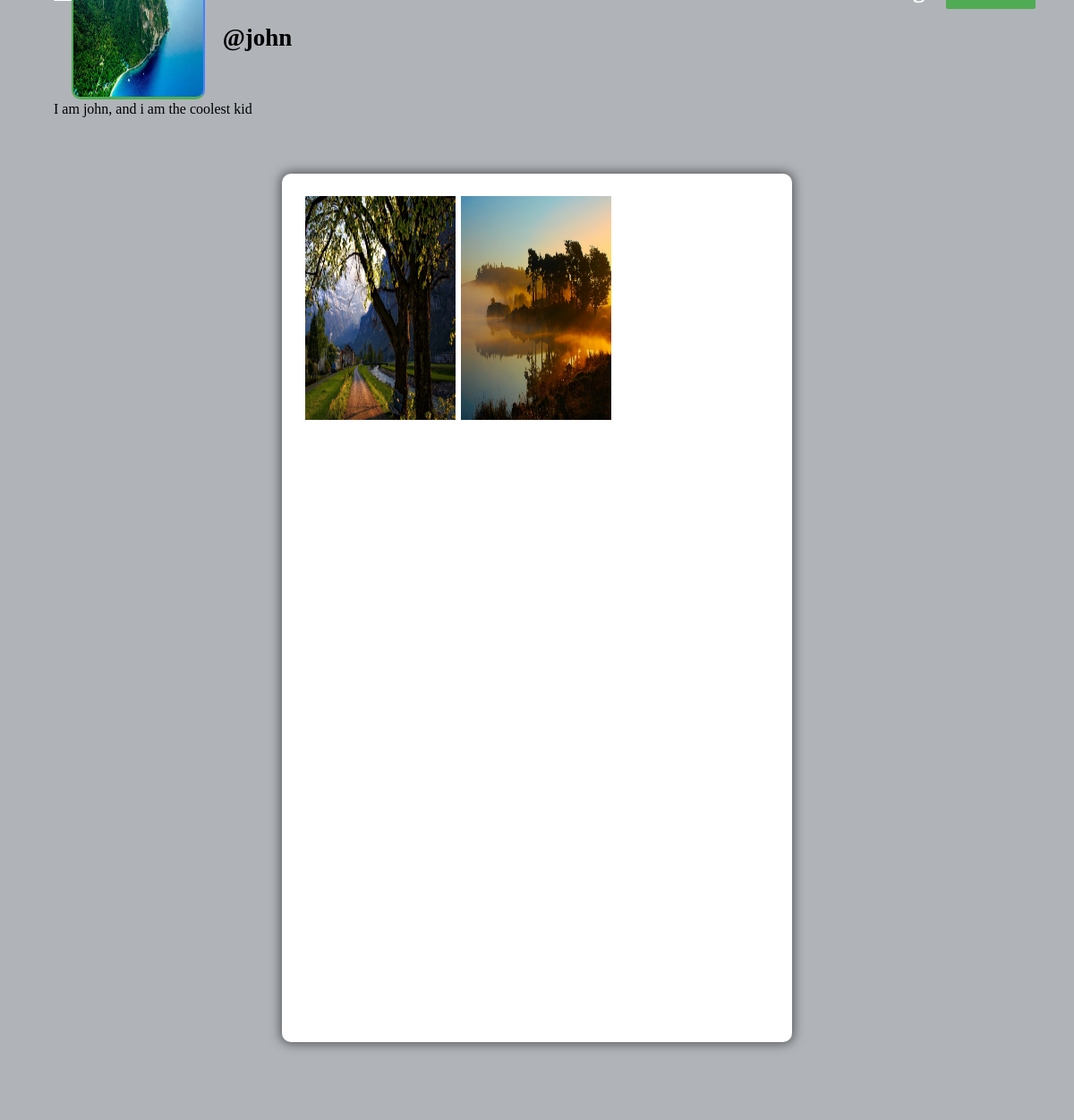
Page /profile/john (signed in) on the committed database.
### core/models.py (models this page shows, shortened)
class Profile(models.Model):
    user = models.ForeignKey(User, on_delete=models.CASCADE)
    id_user = models.IntegerField()
    bio = models.TextField(blank=True)
    profileimg = models.ImageField(upload_to='profile_images', default='blank-profile-picture.png')
    location = models.CharField(max_length=100, blank=True)

class Post(models.Model):
    id = models.UUIDField(primary_key=True, default=uuid.uuid4)
    user = models.CharField(max_length=100)
    image = models.ImageField(upload_to='post_images', blank=True, null=True, default='blank-profile-picture.png')
    caption = models.TextField()
    created_at = models.DateTimeField(default=datetime.now)
    no_of_likes = models.IntegerField(default=0)

### core/views.py (the view)
# urls.py: path('profile/<str:pk>', views.profile, name='profile'),
@login_required(login_url='signin')
def profile(request, pk):
    user_object = User.objects.get(username=pk)
    user_profile = Profile.objects.get(user=user_object)
    user_posts = Post.objects.filter(user=pk)
    user_post_length = len(user_posts)
    follower = request.user.username
    user = pk
    if FollowersCount.objects.filter(follower=follower, user=user).first():
        button_text = 'Unfollow'
    else:
        button_text = 'Follow'
    user_followers = len(FollowersCount.objects.filter(user=pk))
    user_following = len(FollowersCount.objects.filter(follower=pk))
    context = {
        'user_object': user_object,
        'user_profile': user_profile,
        'user_posts': user_posts,
        'user_post_length': user_post_length,
        'button_text': button_text,
        'user_followers': user_followers,
        'user_following': user_following,
    }
    return render(request, 'profile.html', context)

### templates/profile.html (shortened to what this page needs)
{% load static %}
<!DOCTYPE html>
<html lang="en">
<head>
    <link rel="stylesheet" href="{% static 'css/main.min.css' %}">
    <link rel="stylesheet" href="{% static 'css/style.css' %}">
    <link rel="stylesheet" href="{% static 'css/color.css' %}">
    <link rel="stylesheet" href="{% static 'css/responsive.css' %}">
</head>
<body>
	<section>
			<div class="feature-photo">
				<figure><img src="{% static 'images/resources/timeline-1.jpg' %}" alt=""></figure>
				<form action="/follow" method="POST">
					<div class="add-btn">
					{% if user_object.username == user.username %}
					<a href="/settings" data-ripple="">Account Settings</a>
					{% else %}
					<a data-ripple=""><button type="submit" style="background-color: #50ac54; border: #50ac54;">{{button_text}}</button></a>
					{% endif %}
					</div>
				</form>
				<div class="container-fluid">
					<div class="row merged">
						<div class="col-lg-2 col-sm-3">
							<div class="user-avatar">
								<figure>
									<img src="{{user_profile.profileimg.url}}" style="height: 250px; width: 100%;" alt="">
								</figure>
							</div>
						</div>
						<div class="col-lg-10 col-sm-9">
							<div class="timeline-info">
								<ul>
									<li class="admin-name">
									  <h5 style="color: black;white-space: nowrap; width: 110px; font-size: 27px;"><b>@{{user_profile.user.username}}</b></h5>
									</li>
								</ul>
							</div>
						</div>
					</div>
				</div>
			</div>
		</section>
		<section>
			<div class="bio">
					{{user_profile.bio}}
			</div>
		</section>
	<section>
		<div class="gap gray-bg">
			<div class="container-fluid">
				<div class="row">
					<div class="col-lg-12">
						<div class="row" id="page-contents">
							<div class="col-lg-3">
								<aside class="sidebar static">
								</aside>
							</div>
							<div class="col-lg-6">
								<div class="central-meta">
									<ul class="photos">
										{% for post in user_posts %}
										<li>
											{% if post.image %}
											<a class="strip" href="{{post.image.url}}" title="" data-strip-group="mygroup" data-strip-group-options="loop: false">
												<img src="{{post.image.url}}" style="height: 250px; width: 300px;" alt=""></a>
											{% else %}
											<div class="placeholder-image">
												<img src="" alt="Blank Image">
											{% endif %}
										</li>
										{% endfor %}
									</ul>
								</div>
							</div>
							<div class="col-lg-3">
								<aside class="sidebar static">
								</aside>
							</div>
						</div>
					</div>
				</div>
			</div>
		</div>
	</section>
</body>
</html>

### static/css/color.css (style rules this page uses)
#nprogress .bar, .timeline-info > ul li a::before, .add-btn > a, .activitiez > li::before, form button, .colla-apps > li a:hover, a.underline:before, .setting-row input:checked + label, .user-avatar:hover .edit-phto, .error-meta > a, .color-bg, .add-butn, .nav.nav-tabs.likes-btn > li a.active, a.dislike-btn, .drop > a:hover, .btn-view.btn-load-more:hover, .accordion .card h5 button[aria-expanded="true"], .chat-head, .f-page > figure em, .inbox-panel-head > ul > li > a, .nav-tabs--left .nav-link.active, .nav-tabs--left .nav-link.active:hover, footer .widget-title h4::before, #topcontrol, .sidebar .widget-title::before, .f-title::before, .g-post-classic > figure > i::after, .purify > a, .help-list > a:hover, .open-position::before, .info > a, .category-box:hover, .category-box.selected, a.main-btn, .section-heading::before, .getquot-baner, .more-branches > h4::before, .is-helpful > a, .cart-optionz > li > a:hover, .paginationz > li a:hover, .paginationz > li a.active, .shopping-cart, a.btn2:hover, .form-submit > input[type="submit"], button.submit-checkout, .delete-cart:hover, .proceed .button, .amount-area .update-cart, a.addnewforum, .apply-bttons > a { background: orange; }

### static/css/responsive.css (style rules this page uses)
@media screen and (max-width: 1281px) and (min-width: 1024px) { .photos > li { min-width: 32.2%; width: 32.2%; } }
@media screen and (max-width: 1281px) and (min-width: 1024px) { .timeline-info { line-height: 51px; } }
@media screen and (max-width: 1281px) and (min-width: 1024px) { .timeline-info .admin-name > h5 { font-size: 20px; } }
@media screen and (max-width: 1281px) and (min-width: 1024px) { .user-avatar { width: 80.2% } }

### rows in the picture
Profile: profileimg (picture), user.username "john", bio "I am john, and i am the coolest kid"
Post: image (picture)
Post: image (picture)
